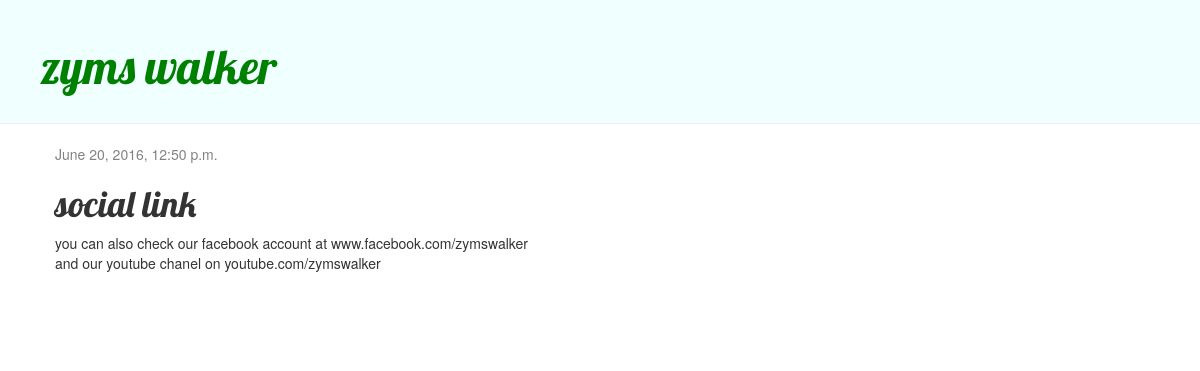
/post/5/, run on the app's committed database.
### blog/models.py (models this page shows, shortened)
class Post(models.Model):
    author = models.ForeignKey('auth.User')
    title = models.CharField(max_length=200)
    text = models.TextField()
    created_date = models.DateTimeField(
            default=timezone.now)
    published_date = models.DateTimeField(
            blank=True, null=True)

### blog/views.py (the view)
# urls.py: url(r'^post/(?P<pk>\d+)/$', views.post_detail, name='post_detail'),
def post_detail(request, pk):
    post = get_object_or_404(Post, pk=pk)
    return render(request, 'blog/post_detail.html', {'post': post})

### blog/templates/blog/post_detail.html
{% extends 'blog/base.html' %}
{% block content %}
    <div class="post">
        {% if post.published_date %}
            <div class="date">
                {{ post.published_date }}
            </div>
        {% endif %}
        <h1>{{ post.title }}</h1>
        <p>{{ post.text|linebreaks }}</p>
    </div>
{% endblock %}

### blog/static/css/blog.css (style rules this page uses)
h1, h2, h3, h4 { font-family: 'Lobster', cursive; }
.date { color: #828282; }
.post { margin-bottom: 70px; }

### data on the page
Post: published_date "June 20, 2016, 12:50 p.m.", title "social link", text "you can also check our facebook account at www.facebook.com/zymswalker and our youtube chanel on youtube.com/zymswalker"
